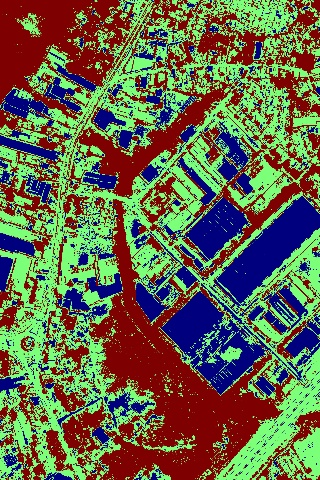
#> input picture DataSourceIntegration/original0.jpg, 320 x 480 px
$ python visualizationImproved.py   (Python 2 division)
#> lines starting #> are read from the running program, lines starting #| are printed output that depends on the picture; after the words box and inside, x2 and y2 are one past the last pixel; in counts of white or black regions, pixels touching at a corner belong together
# import the necessary packages
import csv
from skimage.segmentation import slic
from skimage.segmentation import mark_boundaries
from skimage.util import img_as_float
import matplotlib.pyplot as plt
import numpy as np
import cv2
from PIL import Image

no_of_buildings = 0
overlapped_buildings = 0
overlap=0

#longitude and latitude values of original image
y_up=6.939803836
y_down=6.931816100450768
x_low=79.89909402
x_high=79.90392199622684


# load the image
image = cv2.imread('original0.jpg', cv2.IMREAD_COLOR)
#> image is the input picture: shape (480, 320, 3); mean B, G, R 75.9, 102.8, 101.7

#green boundary
# define the list of boundaries
boundaries = [
	([100, 200, 100], [150, 255, 150])
]

#red boundary
# define the list of boundaries
#boundaries = [([0, 0, 100], [30, 30, 180])]

# loop over the boundaries
for (lower, upper) in boundaries:
    # create NumPy arrays from the boundaries
    lower = np.array(lower, dtype="uint8")
    upper = np.array(upper, dtype="uint8")

    # find the colors within the specified boundaries and apply the mask
    mask = cv2.inRange(image, lower, upper)
    output = cv2.bitwise_and(image, image, mask=mask)
#> this loop made 1 pass
#> pass 1, `mask = cv2.inRange(image, lower, upper)`:
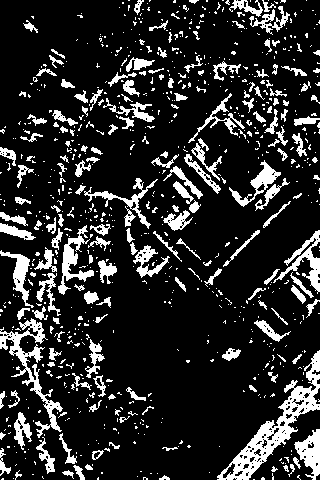
#> mask: shape (480, 320); 16.5% white; 820 white regions (637 under 20 px), largest, box (x1, y1, x2, y2) and area: (217, 350, 320, 480) 2720, (0, 318, 63, 438) 1520, (273, 230, 320, 294) 787
#> pass 1, `output = cv2.bitwise_and(image, image, mask=mask)`:
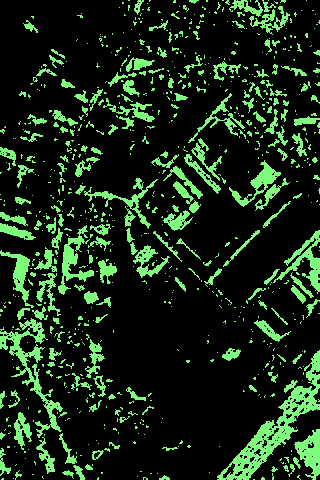
#> output: shape (480, 320, 3); mean B, G, R 21, 41, 21.7

cv2.imwrite('builtup.jpg',output)

# Read image
im_in = cv2.imread('builtup.jpg', cv2.IMREAD_GRAYSCALE);
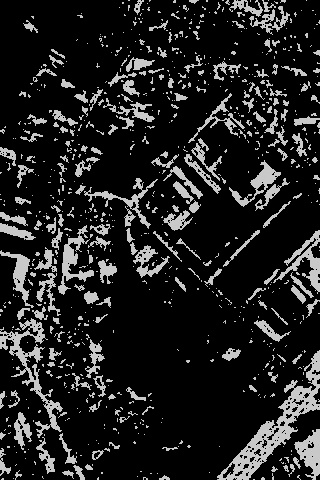
#> im_in: shape (480, 320); min 0, max 211, mean 33.3

# Threshold.
th, im_th = cv2.threshold(im_in, 10, 200, cv2.THRESH_BINARY_INV);

# Copy the thresholded image.
im_floodfill = im_th.copy()

# Mask used to flood filling.
# Notice the size needs to be 2 pixels than the image.
h, w = im_th.shape[:2]
#> h = 480; w = 320
mask = np.zeros((h + 2, w + 2), np.uint8)

# Floodfill from point (0, 0)
cv2.floodFill(im_floodfill, mask, (0, 0), 255);
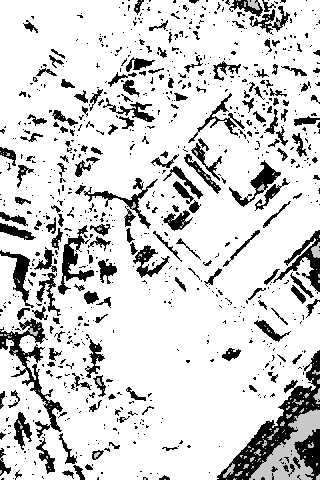
#> im_floodfill: shape (480, 320); min 0, max 255, mean 211.7

# Invert floodfilled image
im_floodfill_inv = cv2.bitwise_not(im_floodfill)

# Combine the two images to get the foreground.
im_out = im_th | im_floodfill_inv
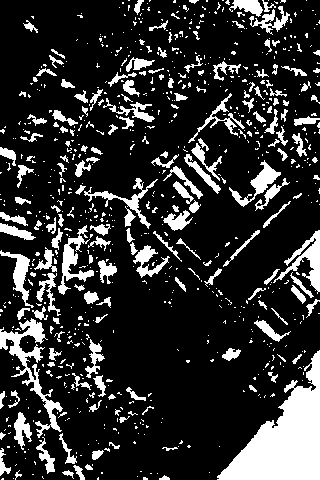
#> im_out: shape (480, 320); values 200 (black) and 255 (white), 18.7% white; 798 white regions (617 under 20 px), largest, box (x1, y1, x2, y2) and area: (217, 350, 320, 480) 6207, (0, 318, 63, 438) 1640, (273, 230, 320, 294) 908

thresh = cv2.threshold(im_floodfill_inv, 177, 255, cv2.THRESH_BINARY)[1]

# Display images.
cv2.imwrite('grey.jpg',thresh)
# cv2.imshow("Floodfilled Image", im_out)
# cv2.waitKey(0)


# load the image and apply SLIC and extract (approximately)
# the supplied number of segments
image = cv2.imread('grey.jpg')
#> image: shape (480, 320, 3); min 0, max 255, mean 42.2
segments = slic(img_as_float(image), n_segments = 500, compactness=10,sigma = 5)
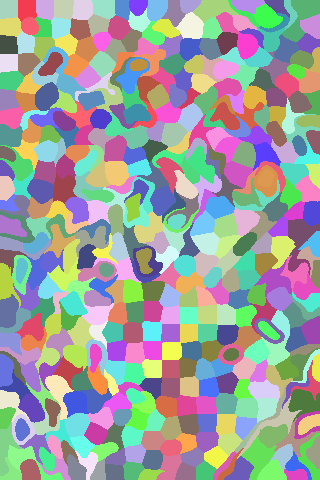
#> segments: shape (480, 320) int64; 463 distinct labels, from 1 to 463; one colour per label, 0 black

# show the output of SLIC
fig = plt.figure("segmented image")
ax = fig.add_subplot(1, 1, 1)
ax.imshow(mark_boundaries(img_as_float(cv2.cvtColor(image, cv2.COLOR_BGR2RGB)), segments))
plt.axis("off")
plt.show()
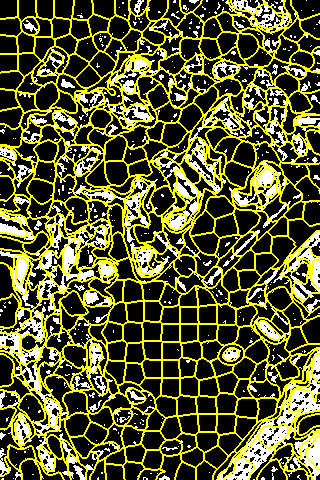
#> shown: shape (480, 320, 3) float64; mean R, G, B 0.35, 0.35, 0.131

counter_red = 0
lower_blue = np.array([110, 50, 50])
result=[]

imo = Image.open('original0.jpg')
widtho, heighto = imo.size
#> widtho = 320; heighto = 480

til = Image.new("RGB",(widtho, heighto))
#> til: PIL image 320x480 RGB; every value is 0
til.save('PILImage.jpg')

##--------------------------Foursquare Plotting--------------------------------------------------

points=[]
diff1 = (y_up - y_down) / heighto
#> diff1 = 1.66e-05
diff2 = (x_high - x_low) / widtho
#> diff2 = 1.51e-05

til = Image.new("RGB",(widtho, heighto))
til.save('plotImage.jpg')

plotIm = plt.imread('plotImage.jpg')

print 'Foursquare points found in the region:'

#> (the run stopped early here; a loop or call above may not have finished)

$ run again, with DataSourceIntegration/original.jpg copied over DataSourceIntegration/original0.jpg
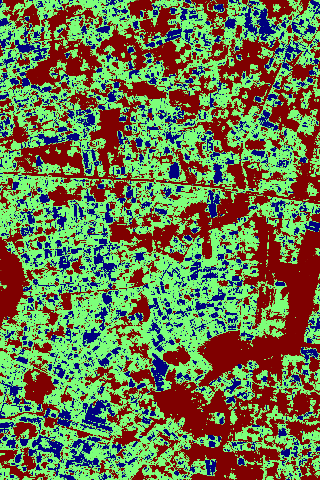
#> input picture DataSourceIntegration/original.jpg, 320 x 480 px
#> image is the input picture: shape (480, 320, 3); mean B, G, R 75.7, 120.1, 106.9
#> the loop `for (lower, upper) in boundaries:` made 1 pass
#> pass 1, `mask = cv2.inRange(image, lower, upper)`:
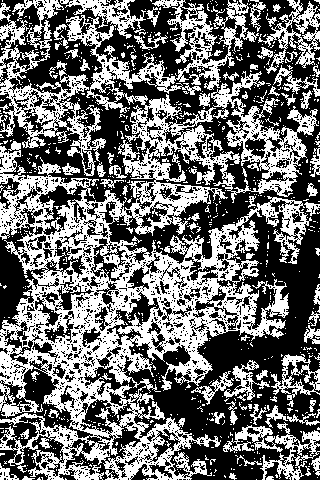
#> mask: shape (480, 320); 44% white; 821 white regions (741 under 20 px), largest, box (x1, y1, x2, y2) and area: (0, 0, 319, 480) 50648, (0, 0, 106, 176) 5241, (223, 422, 320, 480) 1693
#> im_floodfill: shape (480, 320); min 0, max 255, mean 112.3
#> im_out: shape (480, 320); values 200 (black) and 255 (white), 99.4% white; 1 black region, box (x1, y1, x2, y2) and area: (0, 0, 49, 61) 993
#> segments: shape (480, 320) int64; 468 distinct labels, from 1 to 468
#> `plt.show()`:
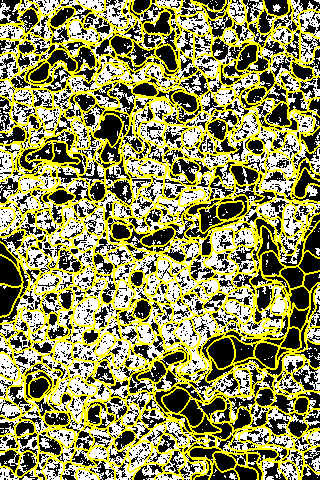
#> shown: shape (480, 320, 3) float64; mean R, G, B 0.575, 0.575, 0.338
#> til: PIL image 320x480 RGB; every value is 0
